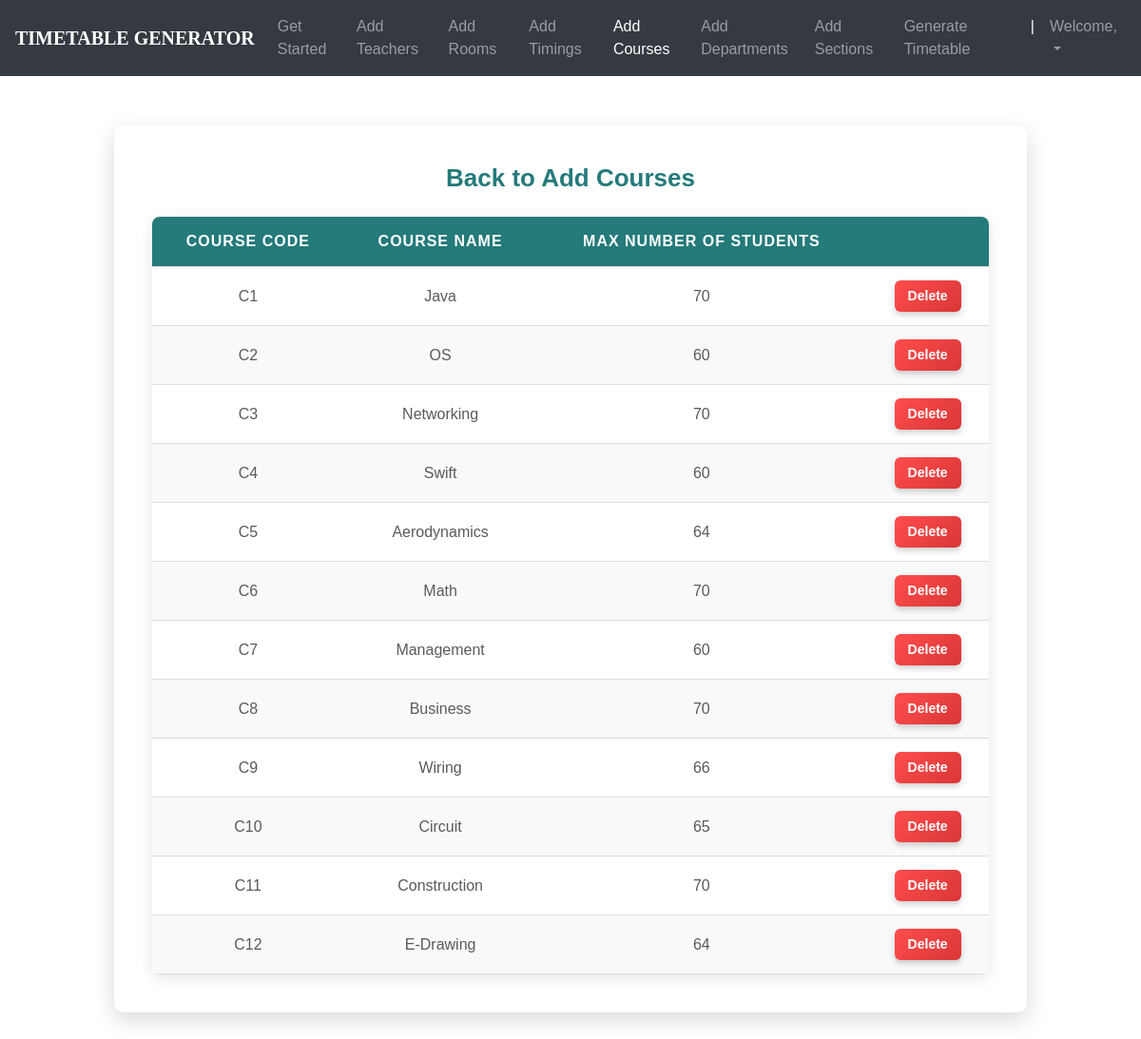
The page /courses_list/ (signed in) on the database as committed earlier.
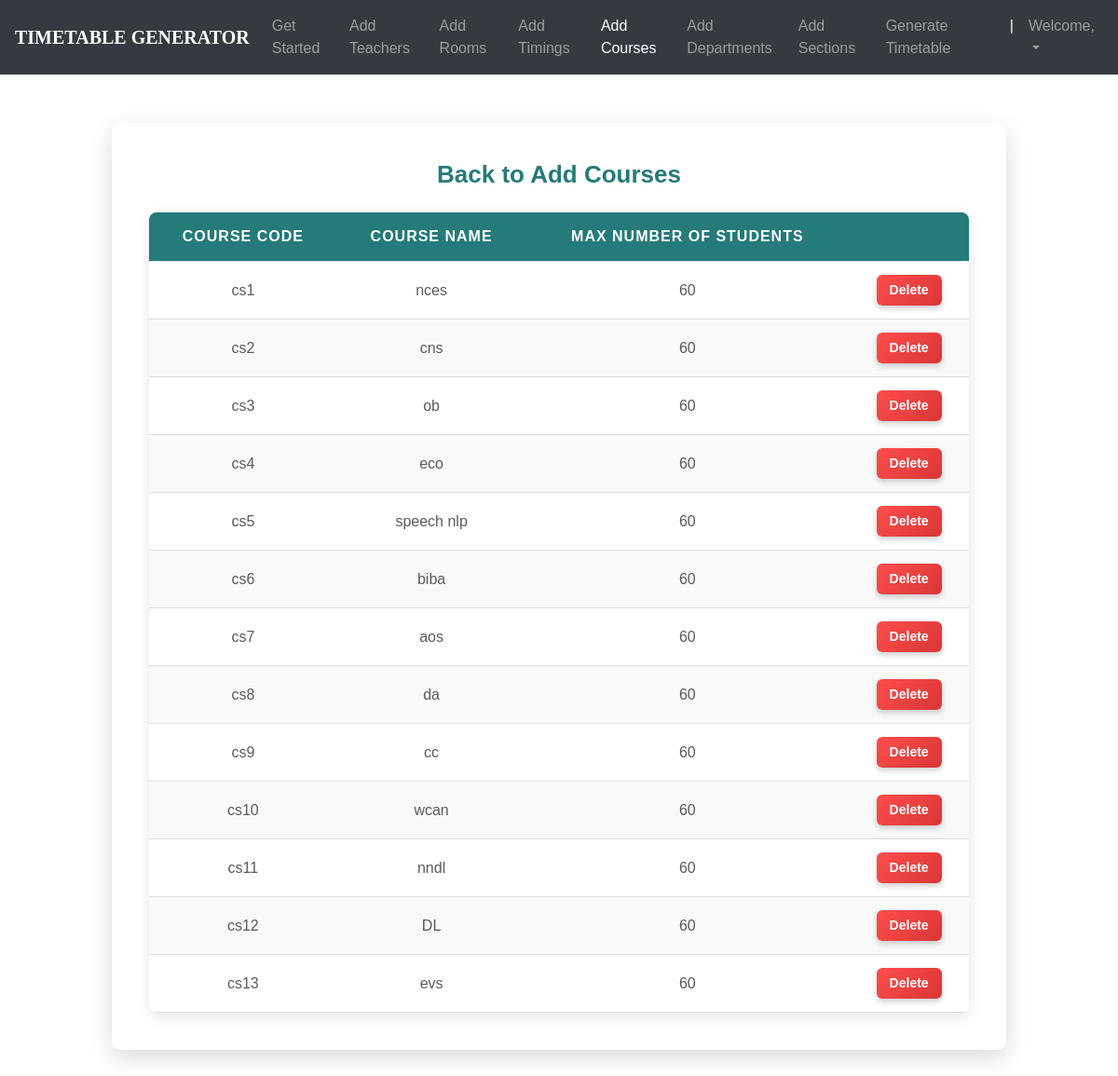
The same page on the database as committed later.
### ttgen/models.py (models this page shows, shortened)
class Course(models.Model):
    course_number = models.CharField(max_length=5, primary_key=True)
    course_name = models.CharField(max_length=40)
    max_numb_students = models.CharField(max_length=65)
    room_required = models.CharField(max_length=20, default='Lecture Hall')
    time = models.CharField(max_length=40, default='1')
    instructors = models.ManyToManyField(Instructor)

### ttgen/views.py (the view)
# urls.py: path('courses_list/', views.course_list_view, name='editcourse'),
@login_required
def course_list_view(request):
    return render(request, 'courseslist.html', {
        'courses': Course.objects.all()
    })

### templates/courseslist.html (shortened to what this page needs)
<!DOCTYPE html>
<html lang="en">
<head>
	<link rel="stylesheet" href="https://maxcdn.bootstrapcdn.com/bootstrap/4.0.0/css/bootstrap.min.css">
    <link rel="stylesheet" type="text/css" href="static/css/index.css">
</head>
<body>
        <header>
			<nav class="navbar navbar-expand-md navbar-dark fixed-top bg-dark">
                <a class="navbar-brand" href="#"><b>TIMETABLE GENERATOR</b></a>
                <div class="collapse navbar-collapse" id="navbarCollapse">
                    <ul class="navbar-nav ml-auto">
                    <li class="nav-item">
                        <a class="nav-link" href="{% url 'admindash' %}">Get Started</a>
                    </li>
                    <li class="nav-item">
                        <a class="nav-link" href="{% url 'addInstructors' %}">Add Teachers</a>
                    </li>
                    <li class="nav-item">
                        <a class="nav-link" href="{% url 'addRooms' %}">Add Rooms</a>
                    </li>
                    <li class="nav-item">
		                <a class="nav-link" href="{% url 'addTimings' %}">Add Timings</a>
		            </li>
                    <li class="nav-item active">
                        <a class="nav-link" href="{% url 'addCourses' %}">Add Courses</a>
                    </li>
                    <li class="nav-item">
			            <a class="nav-link" href="{% url 'addDepts' %}">Add Departments</a>
		            </li>
                    <li class="nav-item">
			            <a class="nav-link" href="{% url 'addSections' %}">Add Sections</a>
		            </li>
                    <li class="nav-item">
			            <a class="nav-link" href="{% url 'generate' %}">Generate Timetable</a>
		            </li>
                    <li class="nav-item active">
			            <a class="nav-link">|</a>
		            </li>
                    <li class="nav-item dropdown">
		                <a class="nav-link dropdown-toggle" href="#" id="dropdown03" data-toggle="dropdown" aria-haspopup="true" aria-expanded="false">Welcome, {{ user.first_name }}</a>
		            </li>
                    </ul>
                </div>
            </nav>
        </header>
        <br><br>
    {% block content %}
{% load static %}
<fieldset class="fieldset">
    <a href="{% url 'addCourses'%}"><h1 class="tablink" onclick="openPage('new')" id="defaultOpen">Back to Add Courses</h1></a>
    <div class="tabcontent" id="edit">
        <table class="table1">
            <thead>
            <tr class="table-headers">
            <th>Course Code</th>
            <th>Course Name</th>
            <th>Max number of students</th>
            <th  class="empty"></th>
            </tr>
            </thead>
            <tbody>
            {% for crs in courses %}
            <tr>
             <td>{{crs.course_number}}</td>
             <td>{{crs.course_name}}</td>
             <td>{{crs.max_numb_students}}</td>
             <td class="empty">
                <form action="{% url 'deletecourse' crs.course_number %}" method="post">
                        <input type="submit" value="Delete" class="cross">
                </form>
             </td>
             </tr>
            {% endfor %}
            </tbody>
        </table>
    </div>
</fieldset>
{% endblock %}

Rows that differ between the two databases and show on the page:
removed Course: course_number "C1", course_name "Java", max_numb_students "70"
removed Course: course_number "C2", course_name "OS", max_numb_students "60"
removed Course: course_number "C3", course_name "Networking", max_numb_students "70"
removed Course: course_number "C4", course_name "Swift", max_numb_students "60"
removed Course: course_number "C5", course_name "Aerodynamics", max_numb_students "64"
removed Course: course_number "C6", course_name "Math", max_numb_students "70"
removed Course: course_number "C7", course_name "Management", max_numb_students "60"
removed Course: course_number "C8", course_name "Business", max_numb_students "70"
removed Course: course_number "C9", course_name "Wiring", max_numb_students "66"
removed Course: course_number "C10", course_name "Circuit", max_numb_students "65"
removed Course: course_number "C11", course_name "Construction", max_numb_students "70"
removed Course: course_number "C12", course_name "E-Drawing", max_numb_students "64"
added Course: course_number "cs1", course_name "nces", max_numb_students "60"
added Course: course_number "cs2", course_name "cns", max_numb_students "60"
added Course: course_number "cs3", course_name "ob", max_numb_students "60"
added Course: course_number "cs4", course_name "eco", max_numb_students "60"
added Course: course_number "cs5", course_name "speech nlp", max_numb_students "60"
added Course: course_number "cs6", course_name "biba", max_numb_students "60"
added Course: course_number "cs7", course_name "aos", max_numb_students "60"
added Course: course_number "cs8", course_name "da", max_numb_students "60"
added Course: course_number "cs9", course_name "cc", max_numb_students "60"
added Course: course_number "cs10", course_name "wcan", max_numb_students "60"
added Course: course_number "cs11", course_name "nndl", max_numb_students "60"
added Course: course_number "cs12", course_name "DL", max_numb_students "60"
added Course: course_number "cs13", course_name "evs", max_numb_students "60"
